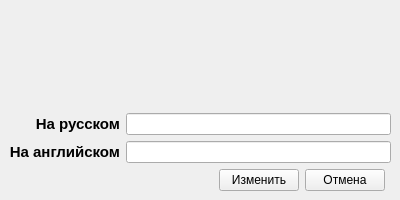
<?xml version="1.0" encoding="UTF-8"?>
<ui version="4.0">
 <class>Update</class>
 <widget class="QMainWindow" name="Update">
  <property name="geometry">
   <rect>
    <x>0</x>
    <y>0</y>
    <width>400</width>
    <height>200</height>
   </rect>
  </property>
  <property name="windowTitle">
   <string>MainWindow</string>
  </property>
  <widget class="QWidget" name="centralwidget">
   <layout class="QGridLayout" name="gridLayout_2">
    <item row="3" column="0">
     <spacer name="horizontalSpacer">
      <property name="orientation">
       <enum>Qt::Horizontal</enum>
      </property>
      <property name="sizeHint" stdset="0">
       <size>
        <width>40</width>
        <height>20</height>
       </size>
      </property>
     </spacer>
    </item>
    <item row="1" column="0">
     <widget class="QLabel" name="label_2">
      <property name="font">
       <font>
        <pointsize>11</pointsize>
        <weight>75</weight>
        <bold>true</bold>
       </font>
      </property>
      <property name="text">
       <string>На русском</string>
      </property>
      <property name="alignment">
       <set>Qt::AlignRight|Qt::AlignTrailing|Qt::AlignVCenter</set>
      </property>
     </widget>
    </item>
    <item row="0" column="0" colspan="5">
     <widget class="QLabel" name="label">
      <property name="font">
       <font>
        <pointsize>12</pointsize>
        <weight>75</weight>
        <bold>true</bold>
       </font>
      </property>
      <property name="text">
       <string/>
      </property>
      <property name="alignment">
       <set>Qt::AlignCenter</set>
      </property>
     </widget>
    </item>
    <item row="2" column="0">
     <widget class="QLabel" name="label_3">
      <property name="font">
       <font>
        <pointsize>11</pointsize>
        <weight>75</weight>
        <bold>true</bold>
       </font>
      </property>
      <property name="text">
       <string>На английском</string>
      </property>
      <property name="alignment">
       <set>Qt::AlignRight|Qt::AlignTrailing|Qt::AlignVCenter</set>
      </property>
     </widget>
    </item>
    <item row="3" column="2">
     <widget class="QPushButton" name="pushButton">
      <property name="text">
       <string>Изменить</string>
      </property>
     </widget>
    </item>
    <item row="3" column="3">
     <widget class="QPushButton" name="pushButton_2">
      <property name="text">
       <string>Отмена</string>
      </property>
     </widget>
    </item>
    <item row="3" column="1">
     <spacer name="horizontalSpacer_2">
      <property name="orientation">
       <enum>Qt::Horizontal</enum>
      </property>
      <property name="sizeHint" stdset="0">
       <size>
        <width>40</width>
        <height>20</height>
       </size>
      </property>
     </spacer>
    </item>
    <item row="2" column="1" colspan="4">
     <widget class="QLineEdit" name="lineEdit"/>
    </item>
    <item row="1" column="1" colspan="4">
     <widget class="QLineEdit" name="lineEditRus"/>
    </item>
   </layout>
  </widget>
 </widget>
 <resources/>
 <connections/>
</ui>
